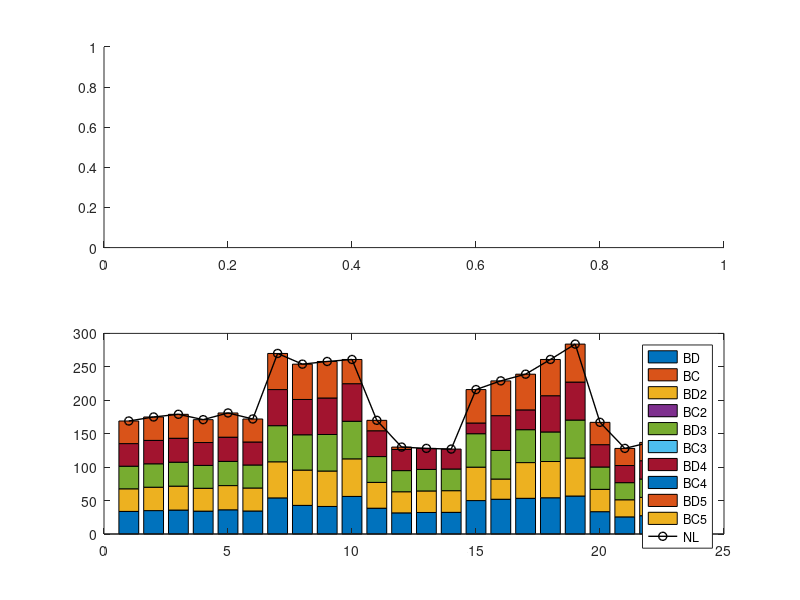

MATLAB code for this plot:
clc 
close all
%% Input Data
InputData = [
0	169	90	70
0	175	90	70
0	179	90	70
0	171	90	70
0	181	90	70
0	172	90	70
0	270	110	90
10	264	110	90
15	273	110	90
20	281	110	90
23	193	110	90
28	158	125	105
33	161	125	105
35	162	125	105
34	250	125	105
31	260	125	105
28	267	125	105
10	271	125	105
0	284	110	90
0	167	110	90
0	128	110	90
0	137	110	90
0	144	110	90
0	150	110	90 ];


%% Parameters
Ppv=   InputData (:,1); % Interval-wise data
Pload= InputData (:,2)
PRbuy= InputData (:,3);
PRsell=InputData (:,4);
P_Dis=Pload/5

N=24; % Number of intervals

Cdg  = 85*ones(N,1); % DG cost
Cchp = 102*ones(N,1);

DG_Max =0; % Maximum generation limit of DG
CHP_Max=0;

%BESS parameters
Bcap=200;
SOC_init=500;
Eff_BESS=0.95;
SOC_min=0;
SOC_max=500;

%BESS2 parameters
Bcap1=200;
SOC_init1=500;
Eff_BESS1=0.95;
SOC_min1=0;
SOC_max1=500;

%BESS3 parameters
Bcap3=200;
SOC_init3=500;
Eff_BESS3=0.95;
SOC_min3=0;
SOC_max3=500;

%BESS4 parameters
Bcap4=200;
SOC_init4=500;
Eff_BESS4=0.95;
SOC_min4=0;
SOC_max4=500;

%BESS5 parameters
Bcap5=200;
SOC_init5=500;
Eff_BESS5=0.95;
SOC_min5=0;
SOC_max5=500;

%% Problem Formulation
% Objective Function
f = [zeros(N,1); zeros(N,1) ; zeros(N,1); zeros(N,1); zeros(N,1); zeros(N,1); zeros(N,1); zeros(N,1); zeros(N,1); zeros(N,1)];

% Inequality Constraints
%BESS 1
A1=[-(100/Bcap)*tril(ones(N))/Eff_BESS, (100/Bcap)*tril(ones(N))*Eff_BESS,zeros(N,N*8)];
b1=(-SOC_init + SOC_max).*ones(N,1); % soc max

A2=[ (100/Bcap)*tril(ones(N))/Eff_BESS, -(100/Bcap)*tril(ones(N))*Eff_BESS,zeros(N,N*8)];
b2=(SOC_init - SOC_min).*ones(N,1); % soc min

%BESS2

A3=[zeros(N,N*2), -(100/Bcap1)*tril(ones(N))/Eff_BESS1, (100/Bcap1)*tril(ones(N))*Eff_BESS1,zeros(N,N*6)];
b3=(-SOC_init1 + SOC_max1).*ones(N,1); % soc max2

A4=[zeros(N,N*2), (100/Bcap1)*tril(ones(N))/Eff_BESS1, -(100/Bcap1)*tril(ones(N))*Eff_BESS1,zeros(N,N*6)];
b4=(SOC_init1 - SOC_min1).*ones(N,1); % soc min2

%BESS3

A5=[zeros(N,N*4), -(100/Bcap3)*tril(ones(N))/Eff_BESS3, (100/Bcap3)*tril(ones(N))*Eff_BESS3,zeros(N,N*4)];
b5=(-SOC_init3 + SOC_max3).*ones(N,1); % soc max3

A6=[zeros(N,N*4), (100/Bcap3)*tril(ones(N))/Eff_BESS3, -(100/Bcap3)*tril(ones(N))*Eff_BESS3,zeros(N,N*4)];
b6=(SOC_init3 - SOC_min3).*ones(N,1); % soc min3

%BESS4

A7=[zeros(N,N*6), -(100/Bcap4)*tril(ones(N))/Eff_BESS4, (100/Bcap4)*tril(ones(N))*Eff_BESS4,zeros(N,N*2)];
b7=(-SOC_init4 + SOC_max4).*ones(N,1); % soc max4

A8=[zeros(N,N*6), (100/Bcap4)*tril(ones(N))/Eff_BESS4, -(100/Bcap4)*tril(ones(N))*Eff_BESS4,zeros(N,N*2)];
b8=(SOC_init4 - SOC_min4).*ones(N,1); % soc min4

%BESS5

A9=[zeros(N,N*8), -(100/Bcap5)*tril(ones(N))/Eff_BESS5, (100/Bcap5)*tril(ones(N))*Eff_BESS5];
b9=(-SOC_init5 + SOC_max5).*ones(N,1); % soc max5

A10=[zeros(N,N*8), (100/Bcap5)*tril(ones(N))/Eff_BESS5, -(100/Bcap5)*tril(ones(N))*Eff_BESS5];
b10=(SOC_init5 - SOC_min5).*ones(N,1); % soc min5


A = [A1; A2; A3; A4; A5; A6; A7; A8; A9; A10];
b = [b1; b2; b3; b4; b5; b6; b7; b8; b9; b10];

% Equality Constraints
Aeq = [eye(N), -eye(N), eye(N), -eye(N), eye(N), -eye(N), eye(N), -eye(N), eye(N), -eye(N)]; % 6>>chg a& 7>>dis
beq = Pload - Ppv;       

% Lower Bounds
lb5 = zeros(N,1);   % For chg
lb6 = zeros(N,1);   % For dis
lb7 = zeros(N,1);   % For chg2
lb8 = zeros(N,1);   % For dis2
lb9 = zeros(N,1);   % For chg3
lb10 = zeros(N,1);   % For dis3
lb11 = zeros(N,1);   % For chg4
lb12 = zeros(N,1);   % For dis4
lb13 = zeros(N,1);   % For chg5
lb14 = zeros(N,1);   % For dis5

lb = [lb5; lb6; lb7; lb8; lb9; lb10; lb11; lb12; lb13; lb14];

% Upper Bounds
ub5 = P_Dis.*ones(N,1);       % for chg1
ub6 = P_Dis.*ones(N,1);       % for dis1
ub7 = P_Dis.*ones(N,1);       % for chg2
ub8 = P_Dis.*ones(N,1);       % for dis2
ub9 = P_Dis.*ones(N,1);       % for chg3
ub10 = P_Dis.*ones(N,1);       % for dis3
ub11 = P_Dis.*ones(N,1);       % for chg4
ub12 = P_Dis.*ones(N,1);       % for dis4
ub13 = P_Dis.*ones(N,1);       % for chg5
ub14 = P_Dis.*ones(N,1);       % for dis5


ub = [ub5; ub6; ub7; ub8; ub9; ub10; ub11; ub12; ub13; ub14];

% Solve Mixed-integer Linear Programming
x = linprog(f,A,b,Aeq,beq,lb,ub);

%% For plotting
P_BD   = x(1 : N);
P_BC  = -x(N+1 : N*2);
P_BD2  = x(2*N+1 : N*3);
P_BC2 = -x(3*N+1 : N*4);
P_BD3  = x(4*N+1 : N*5);
P_BC3 = -x(5*N+1 : N*6);
P_BD4  = x(6*N+1 : N*7);
P_BC4 = -x(7*N+1 : N*8);
P_BD5  = x(8*N+1 : N*9);
P_BC5 = -x(9*N+1 : N*10);

subplot (2,1,1)


subplot (2,1,2)
y = [P_BD, P_BC, P_BD2, P_BC2, P_BD3, P_BC3, P_BD4, P_BC4, P_BD5, P_BC5];
bar(y,'stacked')
hold on
plot(Pload-Ppv, "-ko", 'LineWidth',1)
legend('BD','BC','BD2','BC2','BD3','BC3','BD4','BC4','BD5','BC5','NL')